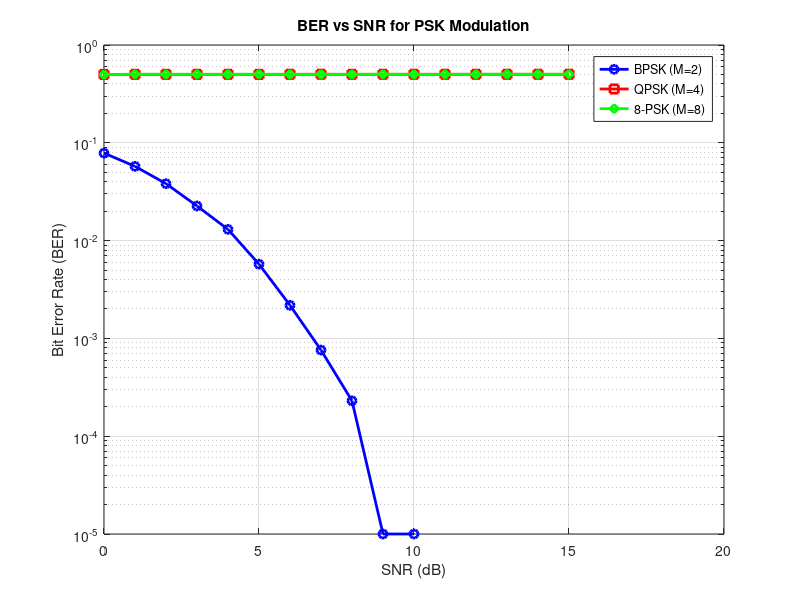

Write the MATLAB code that produced this figure.
clc;
clear;
close all;

% Parameters
M_values = [2, 4, 8]; % Modulation orders (BPSK, QPSK, 8-PSK)
SNR_range = 0:15; % SNR range in dB
numBits = 100000; % Number of bits for simulation

% Initialize BER results
BER = zeros(length(M_values), length(SNR_range));

% Loop over modulation orders
for m_idx = 1:length(M_values)
    M = M_values(m_idx);
    bps = log2(M); % Bits per symbol
    
    % Generate random binary data
    data = randi([0 1], 1, numBits);
    
    % Padding to ensure data length is a multiple of bps
    remainder = mod(numBits, bps);
    if remainder ~= 0
        paddingBits = zeros(1, bps - remainder);
        data = [data paddingBits];
    end
    
    % Convert bits to symbols
    reshapedData = reshape(data, [], bps);
    symbols = bi2de(reshapedData, 'left-msb');
    
    % PSK modulation
    modulatedSignal = pskmod(symbols, M, 0);
    
    % Loop over SNR values
    for snr_idx = 1:length(SNR_range)
        snr = SNR_range(snr_idx);
        
        % Add AWGN noise
        noisySignal = awgn(modulatedSignal, snr, 'measured');
        
        % PSK demodulation
        demodulatedSymbols = pskdemod(noisySignal, M, 0);
        
        % Convert symbols back to bits
        demodulatedBits = de2bi(demodulatedSymbols, bps, 'left-msb');
        receivedBits = reshape(demodulatedBits.', 1, []);
        
        % Remove padding
        receivedBits = receivedBits(1:numBits);
        
        % Calculate BER
        [~, ber] = biterr(data(1:numBits), receivedBits);
        BER(m_idx, snr_idx) = ber;
    end
end

% Plot BER vs SNR
figure;
semilogy(SNR_range, BER(1, :), 'b-o', 'LineWidth', 2);
hold on;
semilogy(SNR_range, BER(2, :), 'r-s', 'LineWidth', 2);
semilogy(SNR_range, BER(3, :), 'g-d', 'LineWidth', 2);
xlabel('SNR (dB)');
ylabel('Bit Error Rate (BER)');
title('BER vs SNR for PSK Modulation');
legend('BPSK (M=2)', 'QPSK (M=4)', '8-PSK (M=8)');
grid on;